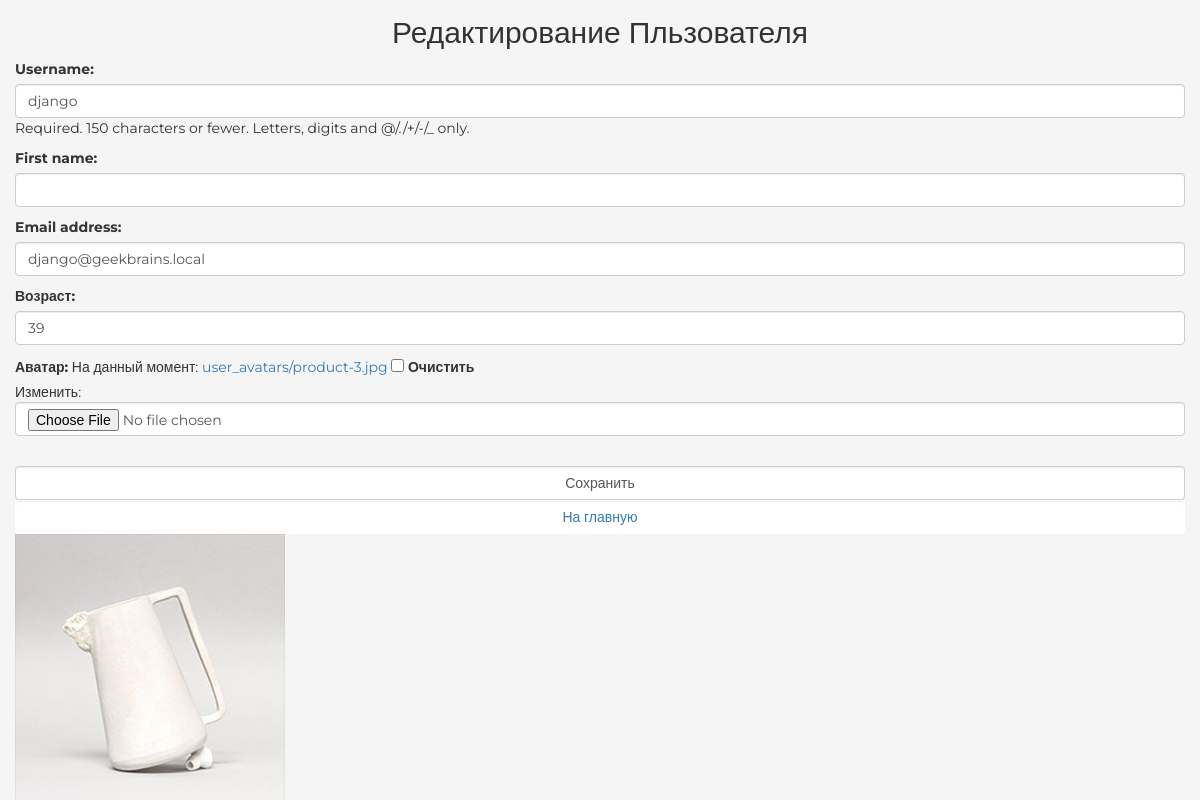
Screenshot of /auth/edit/ (signed in) with the database file from the repository.
### authapp/models.py (models this page shows)
class ShopUser(AbstractUser):
    avatar = models.ImageField(upload_to='user_avatars', blank=True, verbose_name="аватар")
    age = models.PositiveSmallIntegerField(verbose_name='возраст')

### authapp/views.py (the view)
def edit(request):
    title = 'Редактирование пльзователя'
    if request.method == 'POST':
        edit_form = ShopUserEditForm(request.POST, request.FILES, instance=request.user)
        if edit_form.is_valid():
            edit_form.save()
            return HttpResponseRedirect(reverse('authapp:edit'))
    else:
        edit_form = ShopUserEditForm(instance=request.user)
    content = {
        'title': title,
        'edit_form': edit_form,
    }
    return render(request, 'authapp/edit.html', content)

### authapp/forms.py (shortened to what this page needs)
class ShopUserEditForm(UserChangeForm):
    class Meta:
        model = ShopUser
        fields = ('username', 'first_name', 'password', 'email', 'age', 'avatar')
    def __init__(self, *args, **kwargs):
        super().__init__(*args, **kwargs)
        for field_name, field in self.fields.items():
            field.widget.attrs['class'] = 'form-control'
            if field_name == 'password':
                field.widget = forms.HiddenInput()

### authapp/templates/authapp/edit.html (shortened to what this page needs)
{% extends 'authapp/base.html' %}
{% load static %}
{% block content %}
    <form class="form-horizontal" action="{% url 'authapp:edit' %}" method="post" enctype="multipart/form-data">
        {{ edit_form.as_p }}
        <br>
        <input class="form-control" type="submit" value="Сохранить">
    </form>
    <button class="btn button form-control">
        <a href="{% url 'main' %}" class="">
            На главную
        </a>
    </button>
    <div class="user_avatar"><img src="/media/{{ user.avatar }}"></div>
{% endblock %}

### mainapp/static/style.css (style rules this page uses)
* { margin: 0; padding: 0; }
body { font-family: 'Montserrat', sans-serif; }
html, body { height: 100%; }

### mainapp/static/signin.css (style rules this page uses)
html, body { height: 100%; }
body { display: -ms-flexbox; display: flex; -ms-flex-align: center; align-items: center; padding-top: 40px; padding-bottom: 40px; background-color: #f5f5f5; }

### rows the page displays
ShopUser: username "django", email "django@geekbrains.local", age "39", avatar (picture)

### other values shown
{{ title|title }} "Редактирование Пльзователя"
